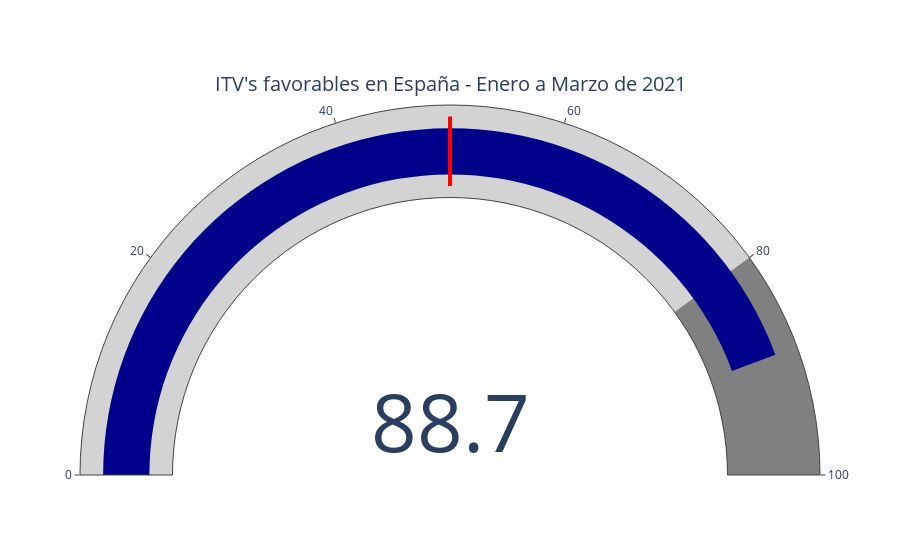

Source (notebook cell):
### Code cell
fig = go.Figure(go.Indicator(
    mode="gauge+number",
    value=porcentaje_favorables,
    title={'text': "ITV's favorables en España - Enero a Marzo de 2021"},
    gauge={
        'axis': {'range': [0, 100]},
        'bar': {'color': "darkblue"},
        'steps': [
            {'range': [0, 80], 'color': "lightgray"},
            {'range': [80, 100], 'color': "gray"}
        ],
        'threshold': {
            'line': {'color': "red", 'width': 4},
            'thickness': 0.75,
            'value': 50
        }
    }
))
fig.write_image("images/gauge_chart_2.png")
fig.show()

### Figure 1 — Plotly figure (JSON) as saved in the notebook; plotly's stock layout.template omitted (floating-point values rounded to 4 significant figures)
{"data": [{"gauge": {"axis": {"range": [0, 100]}, "bar": {"color": "darkblue"}, "steps": [{"color": "lightgray", "range": [0, 80]}, {"color": "gray", "range": [80, 100]}], "threshold": {"line": {"color": "red", "width": 4}, "thickness": 0.75, "value": 50}}, "mode": "gauge+number", "title": {"text": "ITV's favorables en España - Enero a Marzo de 2021"}, "type": "indicator", "value": 88.74}], "layout": {"autosize": true}}
